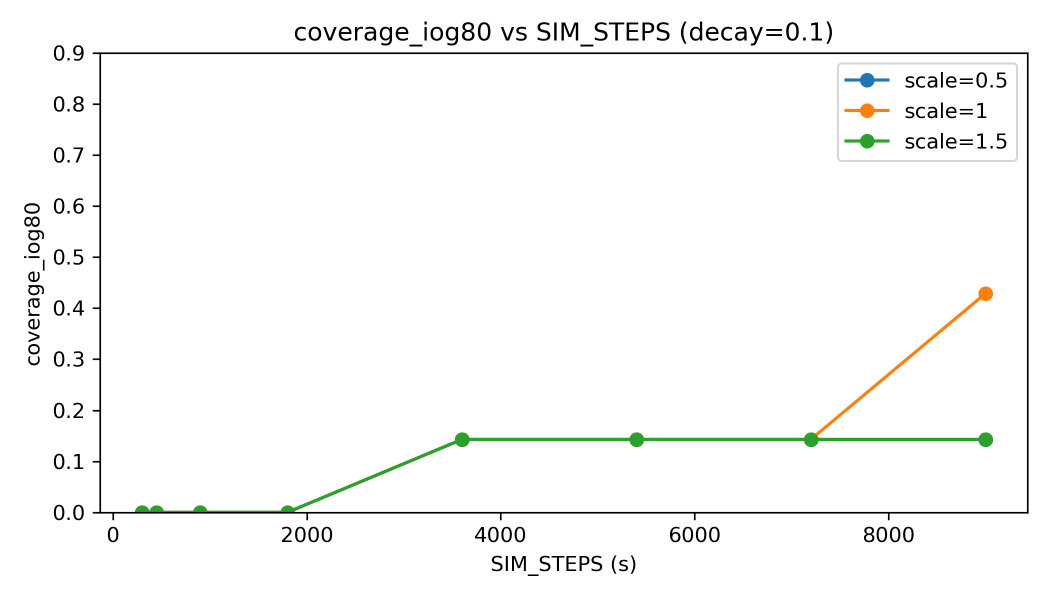
#> input picture image/brussels_rural/convergence_summary/curve_coverage_iog80_decay0.1.png, 2100 x 1200 px (shown at 1/2 size)
$ python data_visualisation.py
#> lines starting #> are read from the running program, lines starting #| are printed output that depends on the picture
# make_montages.py
# Create side-by-side montages from existing PNGs.
#
# Usage:
#   python make_montages.py --scenario brussels_rural
#
# Output:
#   image/<scenario>/montages/*.png

import os
import argparse
from PIL import Image, ImageOps, ImageDraw, ImageFont


def safe_open(path: str):
    if not os.path.isfile(path):
        return None
    img = Image.open(path).convert("RGB")
    return img


def add_title_bar(img: Image.Image, title: str, bar_h: int = 60):
    """Add a white title bar above the image."""
    w, h = img.size
    out = Image.new("RGB", (w, h + bar_h), (255, 255, 255))
    out.paste(img, (0, bar_h))

    draw = ImageDraw.Draw(out)
    # Use default font (portable). If you want bigger fonts, you can point to a .ttf.
    draw.text((10, 10), title, fill=(0, 0, 0))
    return out


def hstack(images, pad=20, bg=(255, 255, 255)):
    """Horizontally stack images (already same height)."""
    heights = [im.size[1] for im in images]
    if len(set(heights)) != 1:
        raise ValueError("Images must have same height for hstack. Use resize_to_same_height().")
    total_w = sum(im.size[0] for im in images) + pad * (len(images) - 1)
    h = heights[0]
    canvas = Image.new("RGB", (total_w, h), bg)
    x = 0
    for im in images:
        canvas.paste(im, (x, 0))
        x += im.size[0] + pad
    return canvas


def resize_to_same_height(images, target_h=None):
    """Resize each image to same height (keeping aspect)."""
    if target_h is None:
        target_h = min(im.size[1] for im in images)  # conservative (avoid upscaling)
    out = []
    for im in images:
        w, h = im.size
        new_w = int(round(w * (target_h / h)))
        out.append(im.resize((new_w, target_h), Image.Resampling.LANCZOS))
    return out


def build_triptych(paths, titles, out_path, pad=30, title_bar=True):
    imgs = []
    used_titles = []
    for p, t in zip(paths, titles):
        im = safe_open(p)
        if im is None:
            print(f"[WARN] Missing: {p}")
            continue
        imgs.append(im)
        used_titles.append(t)

    if len(imgs) < 2:
        print(f"[WARN] Not enough images found to build montage: {out_path}")
        return

    imgs = resize_to_same_height(imgs)
    if title_bar:
        imgs = [add_title_bar(im, t) for im, t in zip(imgs, used_titles)]
        imgs = resize_to_same_height(imgs)  # re-normalize after adding bars

    montage = hstack(imgs, pad=pad)
    os.makedirs(os.path.dirname(out_path), exist_ok=True)
    montage.save(out_path, quality=95)
    print(f"[OK] Wrote montage: {out_path}")


# [72 lines left out: function main, not called in this run]


# if __name__ == "__main__":
#     main()
if __name__ == "__main__":

    # ========= USER SETTINGS =========
    SCENARIO = "brussels_rural"#brussels_rural/Graz_A2
    IMAGE_ROOT = "image"
    STEPS = [300, 5400, 9000]
    # ==================================

    scenario = SCENARIO
    img_dir = os.path.join(IMAGE_ROOT, scenario)
    conv_dir = os.path.join(img_dir, "convergence_summary")
    out_dir = os.path.join(img_dir, "data_visualisation")

    s1, s2, s3 = STEPS

    # 1) Clustered probability maps
    build_triptych(
        [
            os.path.join(img_dir, f"clustered_probability_map_steps{s1}_scale1.0_decay0.01.png"),
            os.path.join(img_dir, f"clustered_probability_map_steps{s2}_scale1.0_decay0.01.png"),
            os.path.join(img_dir, f"clustered_probability_map_steps{s3}_scale1.0_decay0.01.png"),
        ],
        [f"steps={s1}", f"steps={s2}", f"steps={s3}"],
        os.path.join(out_dir, "triptych_clustered_probability.png"),
    )
#> pass 2 of the loop in build_triptych, `for p, t in zip(paths, titles):`:
#> pass 3 of the loop in build_triptych, `for p, t in zip(paths, titles):`:

    # 2) Compare plots
    build_triptych(
        [
            os.path.join(img_dir, f"compare_steps{s1}_scale1.0_decay0.01.png"),
            os.path.join(img_dir, f"compare_steps{s2}_scale1.0_decay0.01.png"),
            os.path.join(img_dir, f"compare_steps{s3}_scale1.0_decay0.01.png"),
        ],
        [f"steps={s1}", f"steps={s2}", f"steps={s3}"],
        os.path.join(out_dir, "triptych_compare.png"),
    )
#> pass 2 of the loop in build_triptych, `for p, t in zip(paths, titles):`:
#> pass 3 of the loop in build_triptych, `for p, t in zip(paths, titles):`:

    # 3) Coverage curves
    build_triptych(
        [
            os.path.join(conv_dir, "curve_coverage_iog80_decay0.1.png"),
            os.path.join(conv_dir, "curve_coverage_iog80_decay0.05.png"),
            os.path.join(conv_dir, "curve_coverage_iog80_decay0.01.png"),
        ],
        ["decay=0.1", "decay=0.05", "decay=0.01"],
        os.path.join(out_dir, "triptych_curve_coverage.png"),
    )
#> pass 2 of the loop in build_triptych, `for p, t in zip(paths, titles):`:
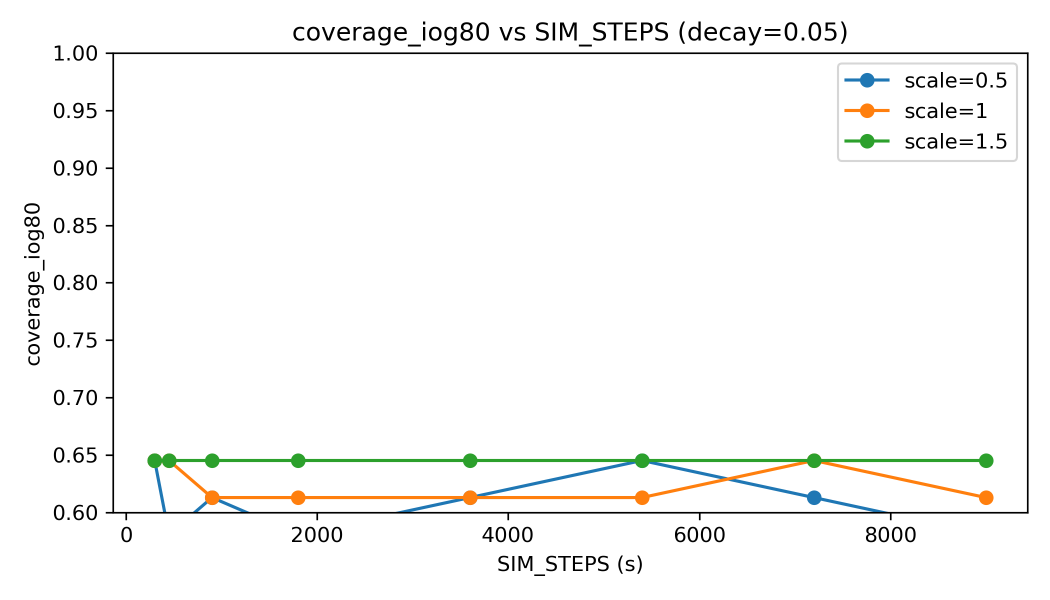
#> input picture image/Graz_A2/convergence_summary/curve_coverage_iog80_decay0.05.png, 2100 x 1200 px, found by its file name (shown at 1/2 size)
#> pass 3 of the loop in build_triptych, `for p, t in zip(paths, titles):`:
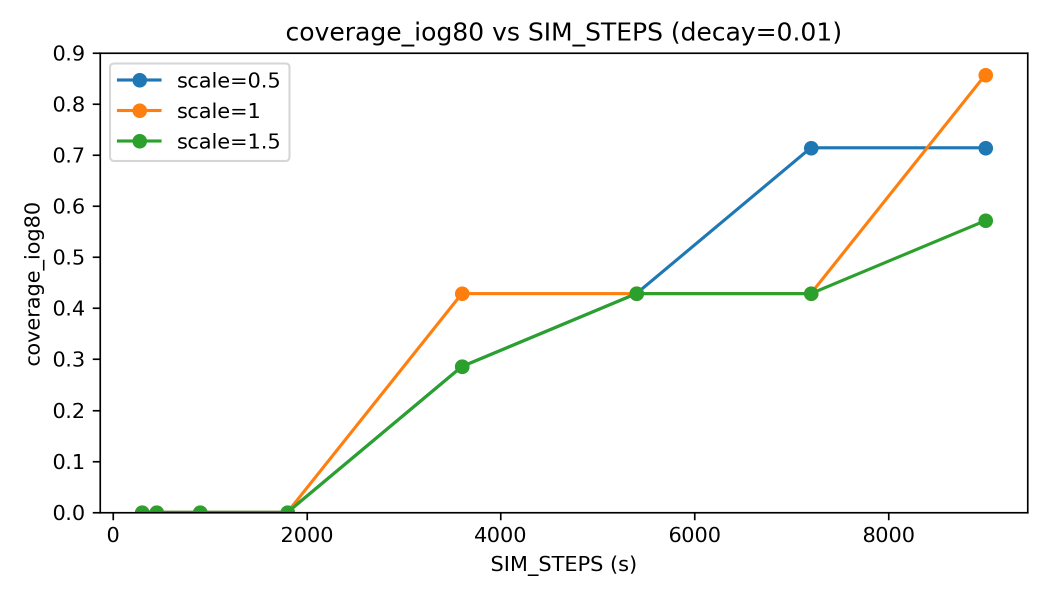
#> input picture image/brussels_rural/convergence_summary/curve_coverage_iog80_decay0.01.png, 2100 x 1200 px (shown at 1/2 size)
#> in resize_to_same_height, `target_h = min(im.size[1] for im in images)`: target_h = 1200
#> the loop in resize_to_same_height, `for im in images:` made 3 passes
#> after the loop in resize_to_same_height, `for im in images:`: out = 3 items
#> in add_title_bar, `out = Image.new("RGB", (w, h + bar_h), (255, 255, 255))`: out: PIL image 2100x1260 RGB; every value is 255
#> in add_title_bar, `out.paste(img, (0, bar_h))`:
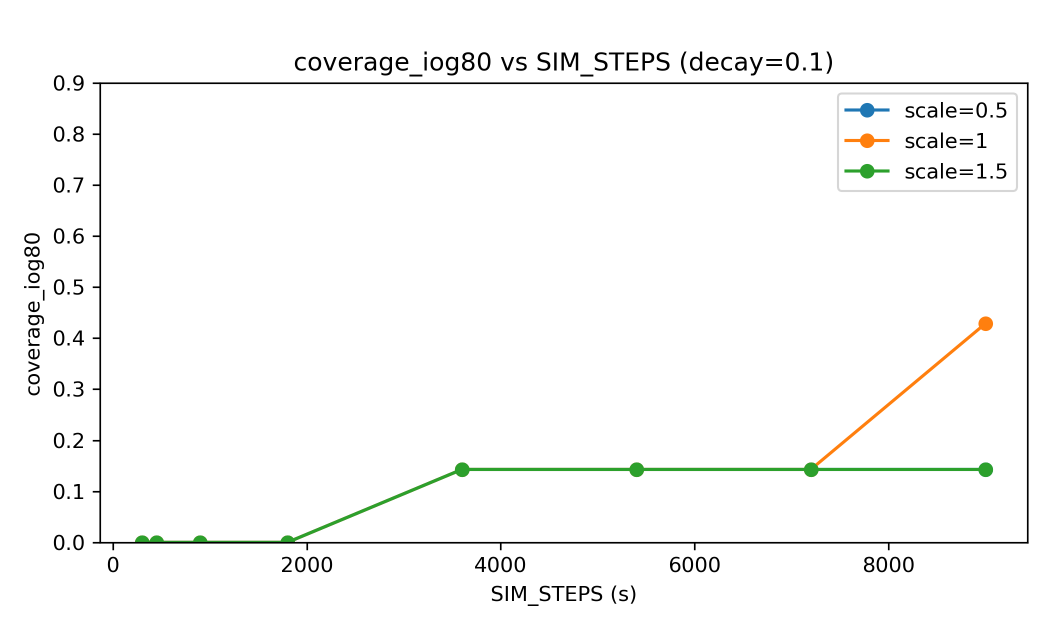
#> out: PIL image 2100x1260 RGB (shown at 1/2 size); mean R, G, B 248.9, 249.4, 248.6
#> call 3 of add_title_bar, with title = 'decay=0.01', bar_h = 60
#> in add_title_bar (call 3), `out.paste(img, (0, bar_h))`:
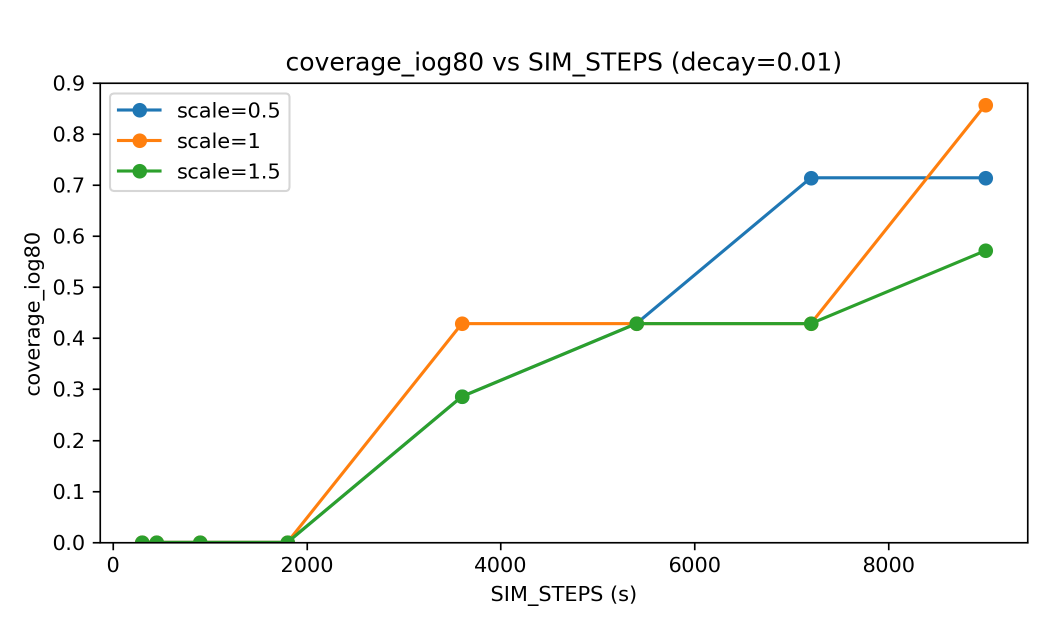
#> out: PIL image 2100x1260 RGB (shown at 1/2 size); mean R, G, B 248.3, 248.7, 247.7
#> the loop in resize_to_same_height (call 2), `for im in images:` made 3 passes
#> in hstack, `heights = [im.size[1] for im in images]`: heights = [1260, 1260, 1260]
#> in hstack, `total_w = sum(im.size[0] for im in images) + pad * (len(images) - 1)`: total_w = 6360
#> in hstack, `h = heights[0]`: h = 1260
#> in hstack, `canvas = Image.new("RGB", (total_w, h), bg)`: canvas: PIL image 6360x1260 RGB; every value is 255
#> the loop in hstack, `for im in images:` made 3 passes
#> x on passes 1 to 3: 2130, 4260, 6390
#> after the loop in hstack, `for im in images:`:
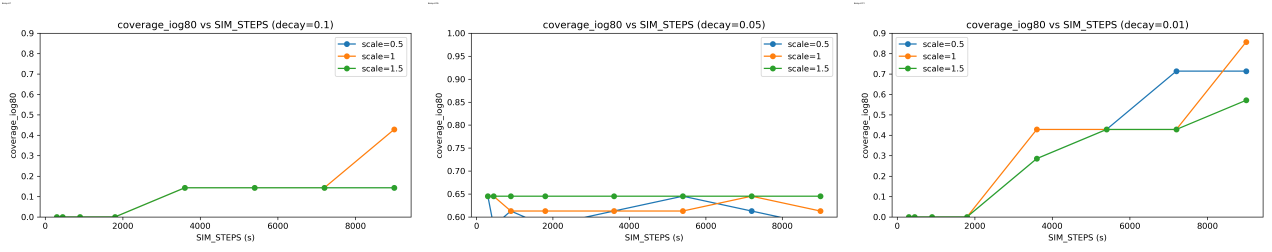
#> canvas: PIL image 6360x1260 RGB (shown at 1/5 size); mean R, G, B 248.5, 248.8, 247.9
#> after the loop in hstack, `for im in images:`: x = 6390

    # 4) Mean IoG curves
    build_triptych(
        [
            os.path.join(conv_dir, "curve_mean_best_iog_decay0.1.png"),
            os.path.join(conv_dir, "curve_mean_best_iog_decay0.05.png"),
            os.path.join(conv_dir, "curve_mean_best_iog_decay0.01.png"),
        ],
        ["decay=0.1", "decay=0.05", "decay=0.01"],
        os.path.join(out_dir, "triptych_curve_mean_iog.png"),
    )
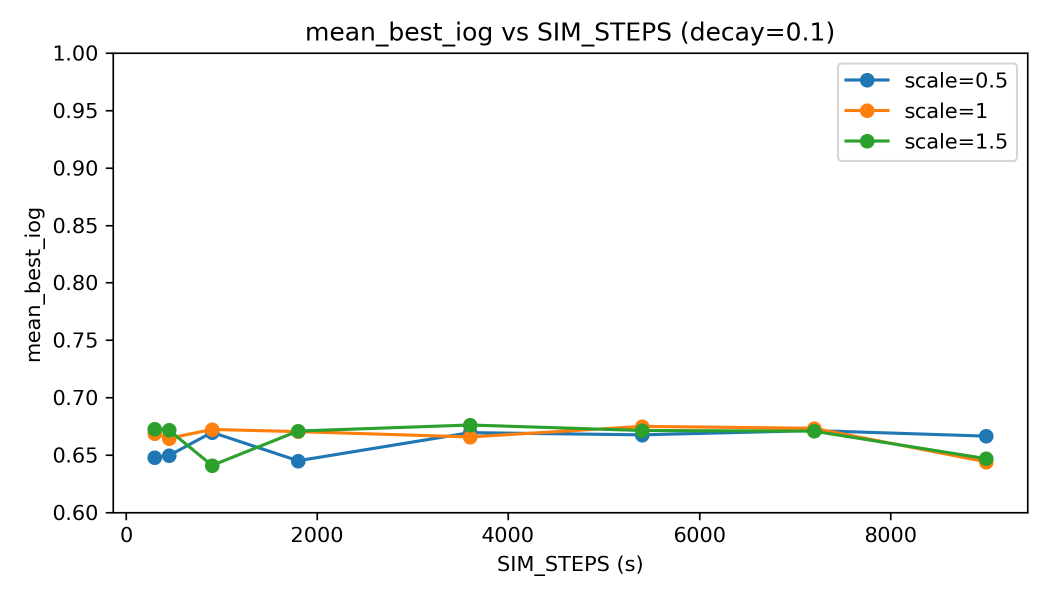
#> input picture image/Graz_A2/convergence_summary/curve_mean_best_iog_decay0.1.png, 2100 x 1200 px, found by its file name (shown at 1/2 size)
#> pass 2 of the loop in build_triptych, `for p, t in zip(paths, titles):`:
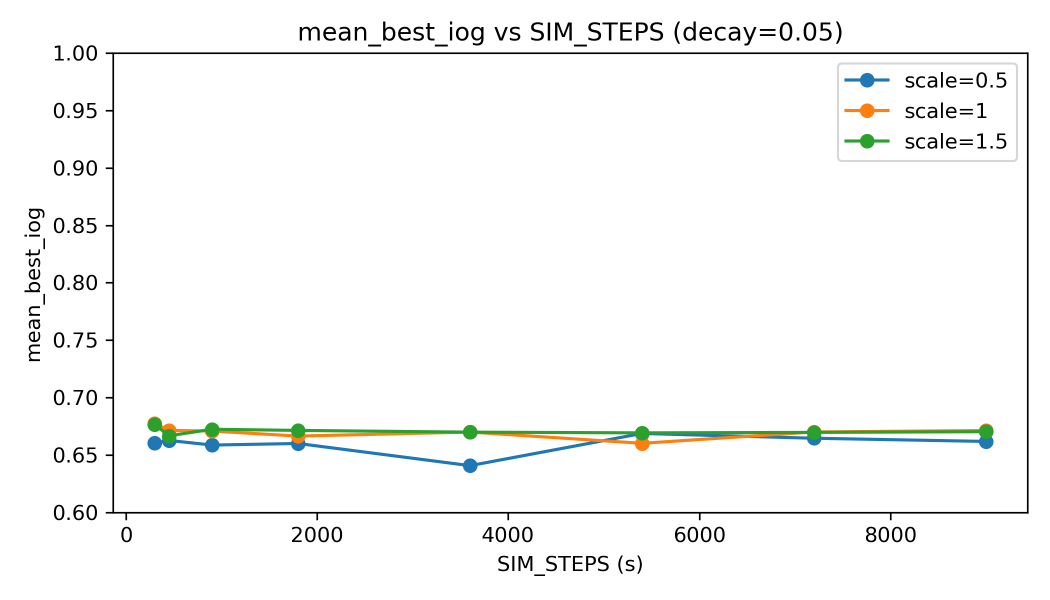
#> input picture image/Graz_A2/convergence_summary/curve_mean_best_iog_decay0.05.png, 2100 x 1200 px, found by its file name (shown at 1/2 size)
#> pass 3 of the loop in build_triptych, `for p, t in zip(paths, titles):`:
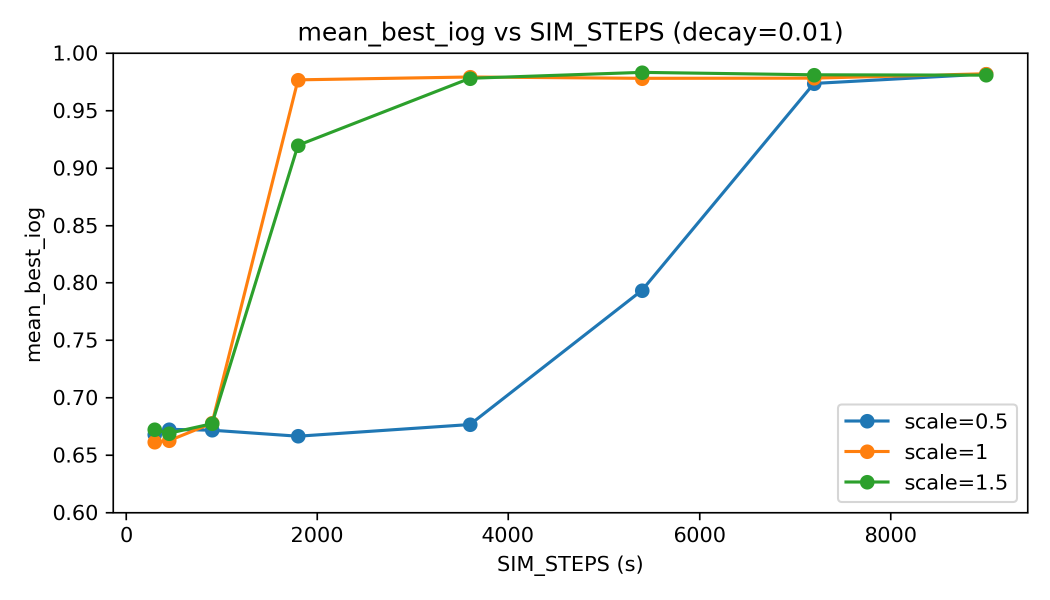
#> input picture image/Graz_A2/convergence_summary/curve_mean_best_iog_decay0.01.png, 2100 x 1200 px, found by its file name (shown at 1/2 size)
#> in add_title_bar (call 5), `out.paste(img, (0, bar_h))`:
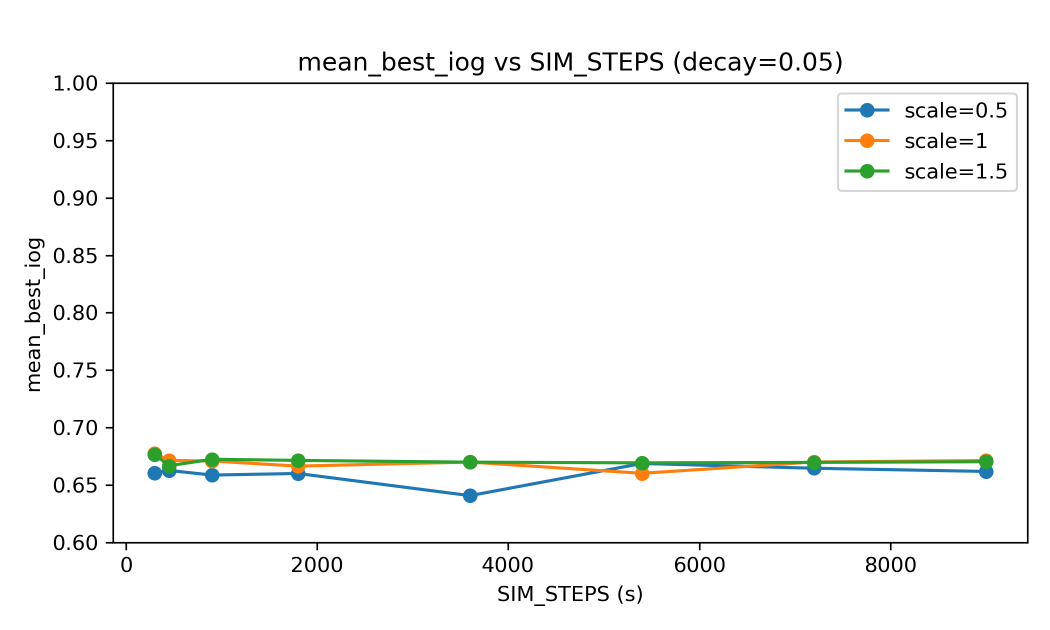
#> out: PIL image 2100x1260 RGB (shown at 1/2 size); mean R, G, B 247.7, 248.4, 247.6
#> in add_title_bar (call 6), `out.paste(img, (0, bar_h))`:
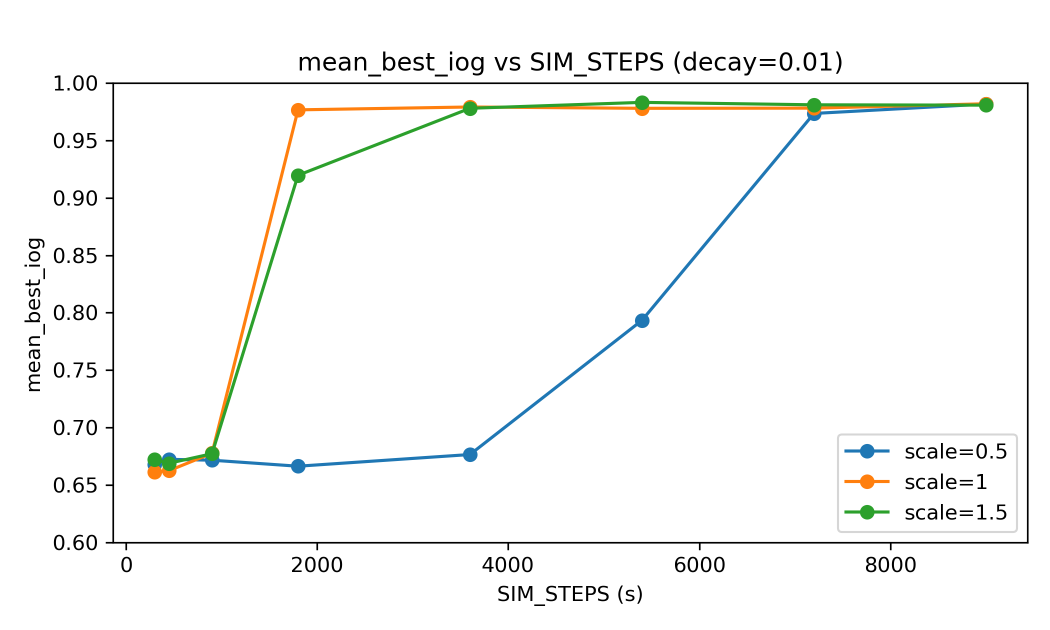
#> out: PIL image 2100x1260 RGB (shown at 1/2 size); mean R, G, B 247.4, 248, 246.9
#> call 2 of hstack, with pad = 30, bg = (255, 255, 255)
#> the loop in hstack (call 2), `for im in images:` made 3 passes
#> after the loop in hstack (call 2), `for im in images:`:
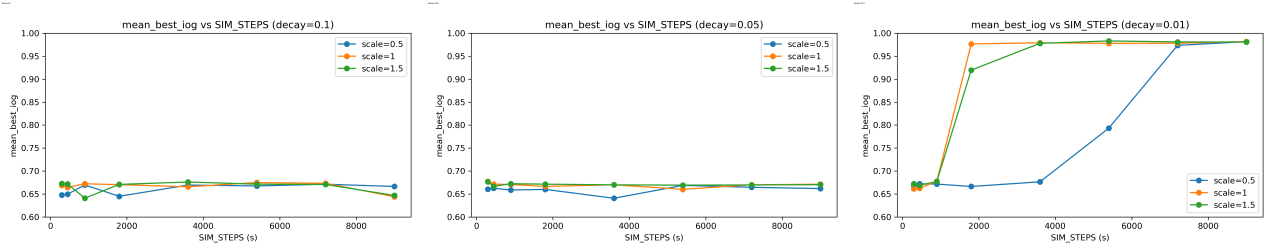
#> canvas: PIL image 6360x1260 RGB (shown at 1/5 size); mean R, G, B 247.7, 248.3, 247.4
#> pass 2 of the loop in build_triptych, `for p, t in zip(paths, titles):`:
#> pass 3 of the loop in build_triptych, `for p, t in zip(paths, titles):`:

    # 5) Heatmaps
    build_triptych(
        [
            os.path.join(conv_dir, f"heatmap_coverage_iog80_steps{s1}.png"),
            os.path.join(conv_dir, f"heatmap_coverage_iog80_steps{s2}.png"),
            os.path.join(conv_dir, f"heatmap_coverage_iog80_steps{s3}.png"),
        ],
        [f"steps={s1}", f"steps={s2}", f"steps={s3}"],
        os.path.join(out_dir, "triptych_heatmap.png"),
    )

    print("Data_visualisation generation complete.")
